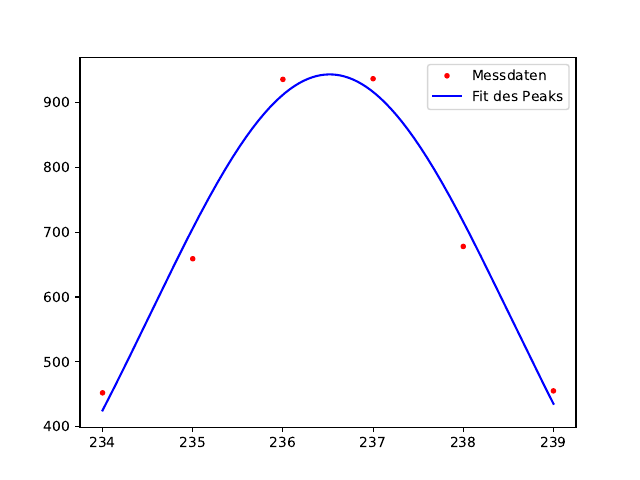

Here is the Python script that generated this plot:
import numpy as np 
import uncertainties.unumpy as unp
from uncertainties import ufloat
from uncertainties.unumpy import nominal_values as noms
from uncertainties.unumpy import std_devs as stds
from uncertainties import correlated_values
import matplotlib
matplotlib.use('Agg')
import matplotlib.pyplot as plt
from scipy.stats import sem
import scipy.constants as const
from scipy.optimize import curve_fit
from scipy.signal import find_peaks

def gauss (x, amplitude, mu, sigma):
    return amplitude * np.exp(-1/2 * (x - mu)**2/sigma**2)

a = np.arange(234, 240)
b = np.genfromtxt('peak17e.txt')

x_plot = np.linspace(234, 239, 10000)

plt.plot(a, b, 'r.', label='Messdaten')


params, covariance_matrix = curve_fit(gauss, a, b, p0=[937, 237, 0.5])

errors = np.sqrt(np.diag(covariance_matrix))

print(params[0], errors[0])
print(params[1], errors[1])
print(params[2], errors[2])
plt.plot(x_plot, gauss(x_plot, params[0], params[1], params[2]), 'b-', label='Fit des Peaks')
plt.legend()
plt.savefig('peak17e.pdf')

m = ufloat(0.40298, 0.00002)
n = ufloat(-2.65400, 0.04789)
peak = ufloat(params[1], errors[1])

energie_peak = peak * m + n

print('Energie des Peaks: ', energie_peak)